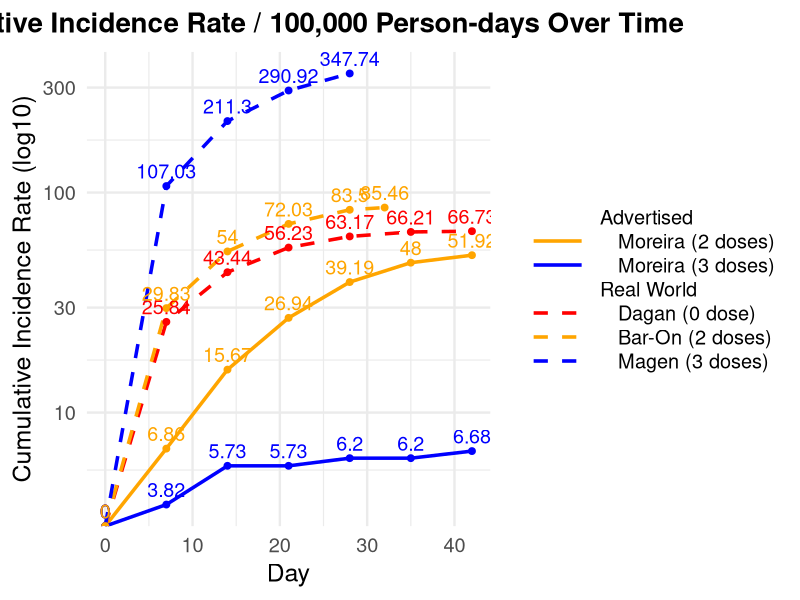

R code for this plot:
library(ggplot2)
library(dplyr)

# ----------------------------------------------------------------------------
#  Reads & Combines the data
# ----------------------------------------------------------------------------

# Reads the CSV files
dagan_2021          <- read.csv("dagan_2021.csv", header = TRUE)
magen_2022          <- read.csv("magen_2022.csv", header = TRUE)
moreira_2_doses     <- read.csv("moreira_2022_2_doses.csv", header = TRUE)
moreira_3_doses     <- read.csv("moreira_2022_3_doses.csv", header = TRUE)

# Assigns labels for each dataset
dagan_2021$Group      <- "Dagan (0 dose)"
magen_2022$Group      <- "Magen (3 doses)"
moreira_2_doses$Group <- "Moreira (2 doses)"
moreira_3_doses$Group <- "Moreira (3 doses)"

# Combines all data into one data frame
all_data <- bind_rows(
  dagan_2021,
  magen_2022,
  moreira_2_doses,
  moreira_3_doses
)

# ----------------------------------------------------------------------------
#  HELPER: GET CUMULATIVE INCIDENCE AT SPECIFIC DAY with a simple "closest match" approach
# ----------------------------------------------------------------------------

get_cuminc_at_day <- function(data, group_label, day) {
  df <- data %>% filter(Group == group_label)
  # If the exact day is present, return it.
  # Otherwise, approximates by nearest day or do a simple linear interpolation.
  
  if(day %in% df$Day) {
    return(df$CumulativeIncidenceRate[df$Day == day])
  } else {
    # For simplicity, approximates by the closest day in the dataset
    idx <- which.min(abs(df$Day - day))
    return(df$CumulativeIncidenceRate[idx])
  }
}

# ----------------------------------------------------------------------------
#  Computes Fractions for Dagan & Magen
# ----------------------------------------------------------------------------

# We assume day 32 is the 'final' day for both Dagan and Magen
final_day <- 32
intervals <- list(c(0,7), c(7,14), c(14,21), c(21,28))

groups_of_interest <- c("Dagan (0 dose)", "Magen (3 doses)")

# We'll store fraction of total for each interval, for each group
group_fractions <- data.frame()

for(g in groups_of_interest) {
  
  # final total at day 32
  total_32 <- get_cuminc_at_day(all_data, g, final_day)
  start_0  <- get_cuminc_at_day(all_data, g, 0)
  if(length(start_0) == 0 || is.na(start_0)) start_0 <- 0  # if day=0 wasn't in data
  
  # Safeguard if total_32 == 0
  if(total_32 <= 0) {
    # Then everything is zero => no fractions
    next
  }
  
  # For each sub-interval
  out <- c()
  cum_previous <- start_0
  for(intv in intervals) {
    d1 <- intv[1]
    d2 <- intv[2]
    
    val_d1 <- get_cuminc_at_day(all_data, g, d1)
    val_d2 <- get_cuminc_at_day(all_data, g, d2)
    if(is.na(val_d1)) val_d1 <- 0
    if(is.na(val_d2)) val_d2 <- val_d1
    
    incr     = val_d2 - val_d1  # how much was added in that interval
    totalNet = total_32 - start_0
    fraction = ifelse(totalNet > 0, incr / totalNet, 0)
    
    out <- c(out, fraction)
  }
  
  # Stores results
  group_fractions <- rbind(group_fractions,
                           data.frame(
                             Group = g,
                             # Each row => the fraction of total accrual in these intervals
                             frac_0_7   = out[1],
                             frac_7_14  = out[2],
                             frac_14_21 = out[3],
                             frac_21_28 = out[4]
                           ))
}

# Averages the fraction across the two groups
avg_fractions <- colMeans(group_fractions[, c("frac_0_7", "frac_7_14", "frac_14_21", "frac_21_28")], na.rm = TRUE)

# ----------------------------------------------------------------------------
#  Builds Bar-On Data using calculated fractions
# ----------------------------------------------------------------------------

# The final day-32 total for Bar-On
bar_on_final <- 85.46

# Starts with day=0 => 0
baron_days <- c(0, 7, 14, 21, 28, 32)
baron_vals <- numeric(length(baron_days))

baron_vals[1] <- 0  # day 0 => 0

# Adds increments for intervals [0-7], [7-14], [14-21], [21-28]
#    using the average fraction from dagan + magen
#    fraction_0_7 = fraction of the *total 85.46*
#    So after day=0, day=7 = fraction_0_7 * 85.46, etc.
accumulated <- 0
for(i in seq_along(intervals)) {
  frac_this <- avg_fractions[i]
  this_incr <- frac_this * bar_on_final
  new_value <- accumulated + this_incr
  baron_vals[i+1] <- new_value
  accumulated <- new_value
}

# For the last interval [28-32], just adds left-over
leftover <- bar_on_final - baron_vals[5]
baron_vals[6] <- baron_vals[5] + leftover
bar_on_inferred <- data.frame(
  Day = baron_days,
  CumulativeIncidenceRate = baron_vals,
  Group = "Bar-On (2 doses)"
)

# ----------------------------------------------------------------------------
# Combines with all data & builds plot
# ----------------------------------------------------------------------------

all_data_including_baron <- bind_rows(all_data, bar_on_inferred)

# Creates a new column "StudyType" to label 'Advertised' vs 'Real World'
all_data_including_baron <- all_data_including_baron %>%
  mutate(
    Legend = case_when(
      Group == "Moreira (2 doses)" ~ "Advertised: Moreira (2 doses)",
      Group == "Moreira (3 doses)" ~ "Advertised: Moreira (3 doses)",
      Group == "Dagan (0 dose)"    ~ "Real World: Dagan (0 dose)",
      Group == "Bar-On (2 doses)"  ~ "Real World: Bar-On (2 doses)",
      Group == "Magen (3 doses)"   ~ "Real World: Magen (3 doses)"
    )
  )

# Makes sure these factor levels are in the order we want them to appear in the legend
desired_levels <- c(
  "Advertised", 
  "Advertised: Moreira (2 doses)",
  "Advertised: Moreira (3 doses)",
  "Real World",
  "Real World: Dagan (0 dose)",
  "Real World: Bar-On (2 doses)",
  "Real World: Magen (3 doses)"
)
all_data_including_baron$Legend <- factor(all_data_including_baron$Legend, 
                                          levels = desired_levels)

# Creates DUMMY rows for "Advertised" and "Real World":
dummy <- data.frame(
  Day = NA,  # or 0, doesn't matter since it won't be drawn
  CumulativeIncidenceRate = NA,
  Group = NA,    # no real group
  Legend = c("Advertised", "Real World")
)
# Make sure they match the factor levels
dummy$Legend <- factor(dummy$Legend, levels = desired_levels)

# Bind them in
plot_df <- bind_rows(all_data_including_baron, dummy)

#------------------------------------------------------------
#    Now maps:
#    aes(color = Legend, linetype = Legend)
#    so that each distinct factor level 
#    gets its own color + line type in the legend.
#------------------------------------------------------------
ggplot(plot_df, 
       aes(x = Day, y = CumulativeIncidenceRate, 
           color = Legend, linetype = Legend)) +
  geom_line(size = 1.2, na.rm = TRUE) + 
  geom_point(size = 2, na.rm = TRUE) +
  
  #----------------------------------------------------------
#    Defines custom scale_*_manual with the EXACT same 'breaks' 
#    and matching 'labels' so we can label them like subheadings.
#    For "Advertised" & "Real World", we assign 'blank' linetype
#    or a color that won't appear on the plot (or override later).
#----------------------------------------------------------
scale_color_manual(
  name = NULL,  # no main title for the legend
  breaks = desired_levels,
  values = c(
    # sub-headings -> 'black' or anything, we will override
    "Advertised" = "black",
    "Advertised: Moreira (2 doses)" = "orange",
    "Advertised: Moreira (3 doses)" = "blue",
    "Real World" = "black",
    "Real World: Dagan (0 dose)" = "red",
    "Real World: Bar-On (2 doses)" = "orange",
    "Real World: Magen (3 doses)" = "blue"
  ),
  labels = c(
    "Advertised" = "Advertised",
    "Advertised: Moreira (2 doses)" = "   Moreira (2 doses)",
    "Advertised: Moreira (3 doses)" = "   Moreira (3 doses)",
    "Real World" = "Real World",
    "Real World: Dagan (0 dose)" = "   Dagan (0 dose)",
    "Real World: Bar-On (2 doses)" = "   Bar-On (2 doses)",
    "Real World: Magen (3 doses)" = "   Magen (3 doses)"
  )
) +
  scale_linetype_manual(
    name = NULL,
    breaks = desired_levels,
    values = c(
      "Advertised" = "blank",  # sub-heading => no line
      "Advertised: Moreira (2 doses)" = "solid",
      "Advertised: Moreira (3 doses)" = "solid",
      "Real World" = "blank",  # sub-heading => no line
      "Real World: Dagan (0 dose)" = "dashed",
      "Real World: Bar-On (2 doses)" = "dashed",
      "Real World: Magen (3 doses)" = "dashed"
    ),
    labels = c(
      "Advertised" = "Advertised",
      "Advertised: Moreira (2 doses)" = "   Moreira (2 doses)",
      "Advertised: Moreira (3 doses)" = "   Moreira (3 doses)",
      "Real World" = "Real World",
      "Real World: Dagan (0 dose)" = "   Dagan (0 dose)",
      "Real World: Bar-On (2 doses)" = "   Bar-On (2 doses)",
      "Real World: Magen (3 doses)" = "   Magen (3 doses)"
    )
  ) +
  
  #----------------------------------------------------------
#    Overrides the legend so that "Advertised" and "Real World" 
#    entries have no lines/points displayed.  They act 
#    like headings for the subsequent items.
#----------------------------------------------------------
guides(
  color = guide_legend(
    # Makes each legend key wider, so the dashed line is clearly displayed
    keywidth = 3,  # You can bump this up to 3 or 4 if needed
    override.aes = list(
      # We have 7 factor levels => 7 overrides
      linetype = c("blank", "solid", "solid", "blank", 
                   "dashed", "dashed", "dashed"),
      shape    = c(NA, NA, NA, NA, NA, NA, NA),
      # 2) Increase the line "size" to make the dashes thicker
      size     = c(0, 1.2, 1.2, 0, 1.2, 1.2, 1.2)
    )
  ),
  linetype = guide_legend(
    keywidth = 2,
    override.aes = list(
      shape    = c(NA, NA, NA, NA, NA, NA, NA),
      size     = c(0, 1.2, 1.2, 0, 1.2, 1.2, 1.2)
    )
  )
) +
  
  geom_text(
    data = subset(plot_df, !is.na(Day)),   # or use dplyr: filter(!is.na(Day))
    aes(label = round(CumulativeIncidenceRate, 2)),
    vjust = -0.5,
    size = 5,
    show.legend = FALSE
  )+
  
  #----------------------------------------------------------
# Then usual labels & theme
#----------------------------------------------------------
labs(
  title = "Cumulative Incidence Rate / 100,000 Person-days Over Time",
  x = "Day",
  y = "Cumulative Incidence Rate (log10)"
) +
  theme_minimal(base_size = 18) +
  theme(
    plot.title      = element_text(face = "bold", hjust = 0.5, size = 20),
    legend.position = "right"
  ) +
  scale_y_log10()
